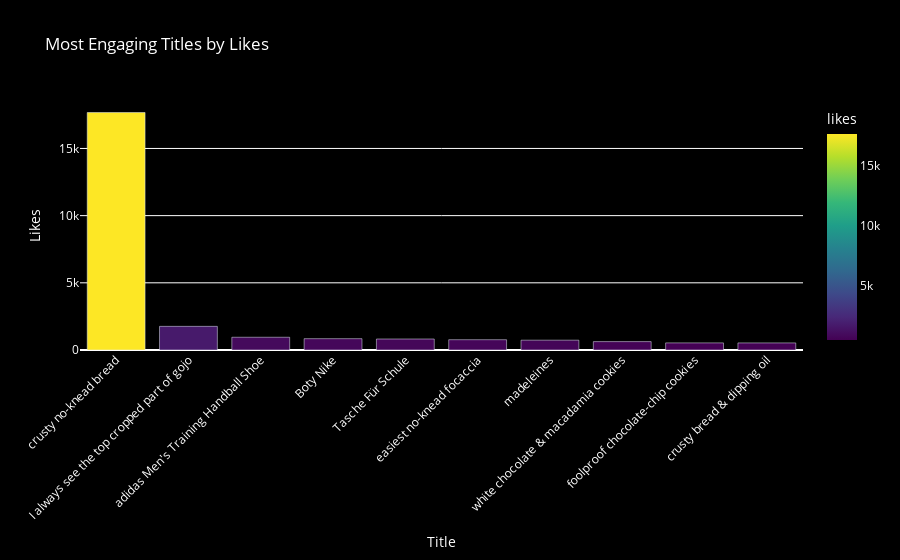

This figure's notebook cell:
### Code cell
most_engaging_titles = df[['title', 'likes']].sort_values(by='likes', ascending=False).head(10)

# Create an interactive bar plot with dark theme
fig = px.bar(most_engaging_titles,
             x='title',
             y='likes',
             title='Most Engaging Titles by Likes',
             color='likes',
             color_continuous_scale=px.colors.sequential.Viridis)

# Update layout for dark theme
fig.update_layout(plot_bgcolor='black',
                  paper_bgcolor='black',
                  font_color='white',
                  xaxis_title='Title',
                  yaxis_title='Likes',
                  xaxis_tickangle=-45)

# Show the figure

### Figure 1 — Plotly figure (JSON) as saved in the notebook; plotly's stock layout.template omitted (floating-point values rounded to 4 significant figures)
{"data": [{"alignmentgroup": "True", "hovertemplate": "title=%{x}<br>likes=%{marker.color}<extra></extra>", "legendgroup": "", "marker": {"color": [17676, 1759, 949, 843, 819, 767, 731, 624, 529, 528], "coloraxis": "coloraxis", "pattern": {"shape": ""}}, "name": "", "offsetgroup": "", "orientation": "v", "showlegend": false, "textposition": "auto", "type": "bar", "x": ["crusty no-knead bread", "I always see the top cropped part of gojo", "adidas Men's Training Handball Shoe", "Boty Nike", "Tasche Für Schule", "easiest no-knead focaccia", "madeleines", "white chocolate & macadamia cookies", "foolproof chocolate-chip cookies", "crusty bread & dipping oil"], "xaxis": "x", "y": [17676, 1759, 949, 843, 819, 767, 731, 624, 529, 528], "yaxis": "y"}], "layout": {"barmode": "relative", "coloraxis": {"colorbar": {"title": {"text": "likes"}}, "colorscale": [[0, "#440154"], [0.1111, "#482878"], [0.2222, "#3e4989"], [0.3333, "#31688e"], [0.4444, "#26828e"], [0.5556, "#1f9e89"], [0.6667, "#35b779"], [0.7778, "#6ece58"], [0.8889, "#b5de2b"], [1, "#fde725"]]}, "font": {"color": "white"}, "legend": {"tracegroupgap": 0}, "paper_bgcolor": "black", "plot_bgcolor": "black", "title": {"text": "Most Engaging Titles by Likes"}, "xaxis": {"anchor": "y", "domain": [0, 1], "tickangle": -45, "title": {"text": "Title"}}, "yaxis": {"anchor": "x", "domain": [0, 1], "title": {"text": "Likes"}}}}
